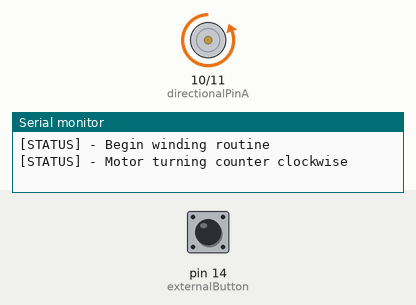
Simulated run of this sketch. Board: Arduino Uno, built with avr-gcc and run on an emulated ATmega328P. Parts: motor-driver pin pairs drawn as motors (green arrow = first pin HIGH = forward, orange = second pin HIGH = backward, longer = more drive), the last lines printed to the serial monitor. The test bench sets the inputs (shaded band); at power-on: pin 14 (externalButton) LOW.

Above: at 6.2 s.
6.3 s: pin 14 (externalButton) pulled HIGH for 1 s
At 8.7 s:
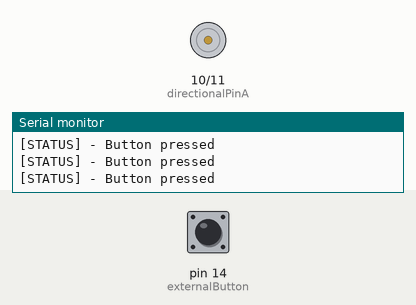
9.5 s: pin 14 (externalButton) driven HIGH
12.5 s: pin 14 (externalButton) pulsed LOW 2 times (0.12 s each, 0.3 s apart)
Timing chart, 0 to 15.5 s (numbered marks = the images above; inputs shaded):
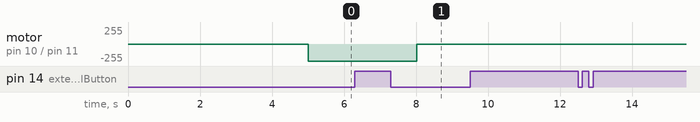

Measured:
- after the input at 6.3 s, motor on pin 10 (directionalPinA) / pin 11 (directionalPinB): backward 255/255 → stopped after 1.7 s

The sketch:

osww.ino
```cpp
#include "MotorControl.h"

/*
 * *************************************************************************************
 * ********************************* CONFIGURABLES *************************************
 * *************************************************************************************
 *
 * If you purchased the motor listed in the guide / Bill Of Materials, then this default value is correct!
 *
 * directionalPinA = this is the pin that's wired to IN1 on your L298N circuit board
 * directionalPinB = this is the pin that's wired to IN2 on your L298N circuit board
 * externalButton = OPTIONAL - If you want to use an external momentary button to pause operation, connect it to this pin along with a resistor to ground. If you need to use another pin, change the value here.
 */
int directionalPinA = 10;   // GPIO 10
int directionalPinB = 11;   // GPIO 11
int externalButton = 14;    // GPIO 14

// direction can be:
//      "BOTH"
//      "CW"    <-- Clockwise
//      "CCW"   <-- Counter Clockwise
//
// -- If you want your winder to turn clockwise only, replace the direction value with "CW"
// -- If you want your winder to turn counter clockwise only, replace the direction value with "CCW"
// -- If you want your winder to turn both directions, replace the direction value with "BOTH"
//
// timeToRotateInSeconds = this is how long the motor will rotate for without stopping. Default is 180 seconds (3 minutes)
// timeToPauseInSeconds = this is how long the pause duration will be during motor operation. Default is 3 seconds
struct RUNTIME_VARS
{
  String direction = "BOTH";
  bool routineRunning = false;
  int timeToRotateInSeconds = 180;
  int timeToPauseInSeconds = 3;
};
/*
 * *************************************************************************************
 * ******************************* END CONFIGURABLES ***********************************
 * *************************************************************************************
 */

/*
 * DO NOT CHANGE THESE VARIABLES!
 */
int currentSeconds = 0;
RUNTIME_VARS userDefinedSettings;
MotorControl motor(directionalPinA, directionalPinB);

/**
 * Sets running conditions to TRUE & calculates winding time parameters
 */
void beginWindingRoutine()
{
  userDefinedSettings.routineRunning = true;

  if ((strcmp(userDefinedSettings.direction.c_str(), "CW") == 0))
  {
    motor.setMotorDirection(1);
  }

  Serial.println("[STATUS] - Begin winding routine");
}

void setup()
{
  Serial.begin(9600);
  delay(5000);

  // Prepare pins
  pinMode(directionalPinA, OUTPUT);
  pinMode(directionalPinB, OUTPUT);
  pinMode(externalButton, INPUT);

  beginWindingRoutine();
  motor.determineMotorDirectionAndBegin();
}

void awaitWhileListening(int pauseInSeconds)
{
  // While waiting for the 1 second to pass, actively monitor/listen for button press.
  int delayEnd = millis() + (1000 * pauseInSeconds);
  while (millis() < delayEnd) {
    // get physical button state
    int buttonState = digitalRead(externalButton);

    if (buttonState == HIGH) {
      Serial.println("[STATUS] - Button pressed");
      userDefinedSettings.routineRunning = !userDefinedSettings.routineRunning;
    }
  }
}

void loop()
{
  if (userDefinedSettings.routineRunning)
  {
    if (currentSeconds >= userDefinedSettings.timeToRotateInSeconds)
    {
      currentSeconds = 0;
      motor.stop();
      awaitWhileListening(userDefinedSettings.timeToPauseInSeconds);
      if (strcmp(userDefinedSettings.direction.c_str(), "BOTH") == 0)
      {
        int currentDirection = motor.getMotorDirection();
        motor.setMotorDirection(!currentDirection);
        Serial.println("[STATUS] - Motor Pause - mode is BOTH");
      }
      motor.determineMotorDirectionAndBegin();
    }
  } else {
    motor.stop();
  }
  awaitWhileListening(1);
  currentSeconds++;
}
```

MotorControl.cpp
```cpp
#include "MotorControl.h"

MotorControl::MotorControl(int pinA, int pinB)
{
    _pinA = pinA;
    _pinB = pinB;
    _motorDirection = 0;
}

void MotorControl::clockwise()
{
    digitalWrite(_pinA, HIGH);
    digitalWrite(_pinB, LOW);
    Serial.println("[STATUS] - Motor turning clockwise");
}

void MotorControl::countClockwise()
{
    digitalWrite(_pinA, LOW);
    digitalWrite(_pinB, HIGH);
    Serial.println("[STATUS] - Motor turning counter clockwise");
}

void MotorControl::stop()
{
    digitalWrite(_pinA, LOW);
    digitalWrite(_pinB, LOW);
}

void MotorControl::determineMotorDirectionAndBegin()
{
    stop();

    if (_motorDirection)
    {
        clockwise();
    }
    else
    {
        countClockwise();
    }
}

int MotorControl::getMotorDirection()
{
    return _motorDirection;
}

void MotorControl::setMotorDirection(int direction)
{
    _motorDirection = direction;
}
```

MotorControl.h
```cpp
#include <Arduino.h>

#ifndef MotorControl_H
#define MotorControl_H

class MotorControl
{
private:
    int _pinA;
    int _pinB;
    // 1 = clockwise, 0 = counter clockwise
    int _motorDirection;

public:
    MotorControl(int _pinA, int _pinB);

    void clockwise();

    void countClockwise();

    void stop();

    void determineMotorDirectionAndBegin();

    int getMotorDirection();

    void setMotorDirection(int direction);
};

#endif
```
